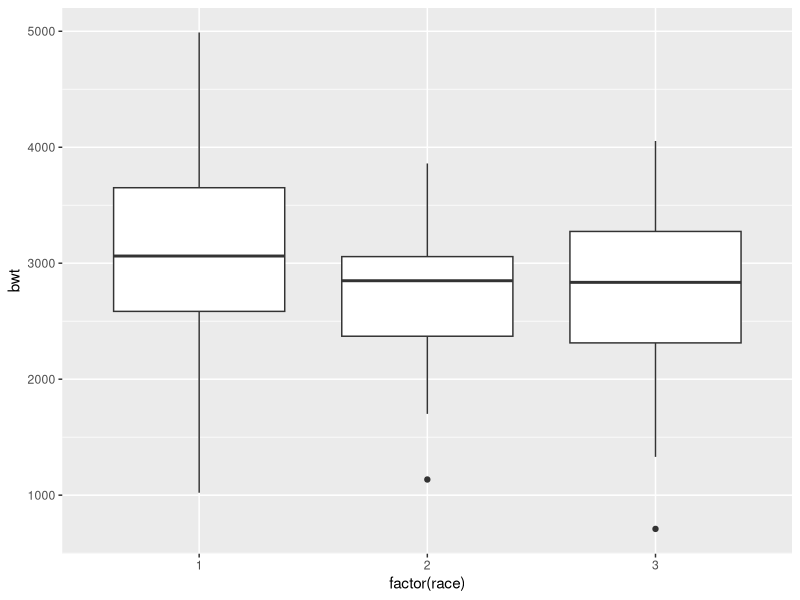
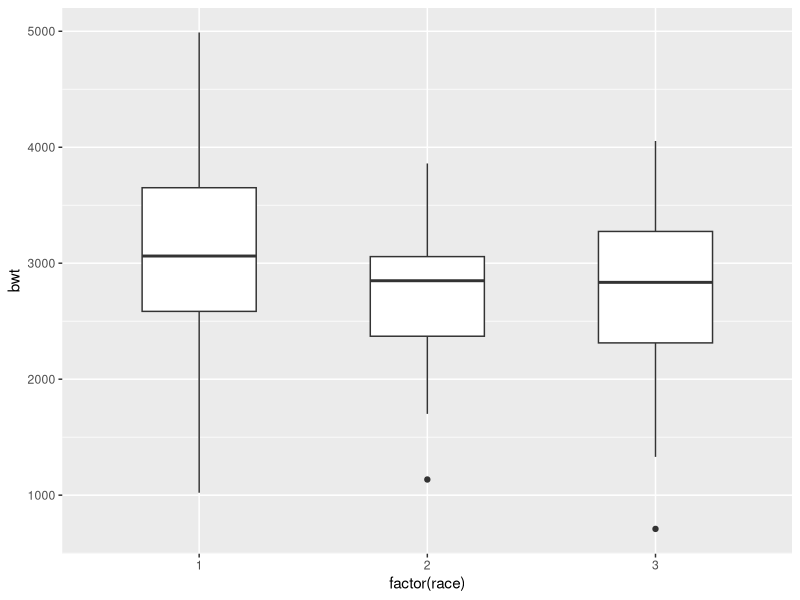
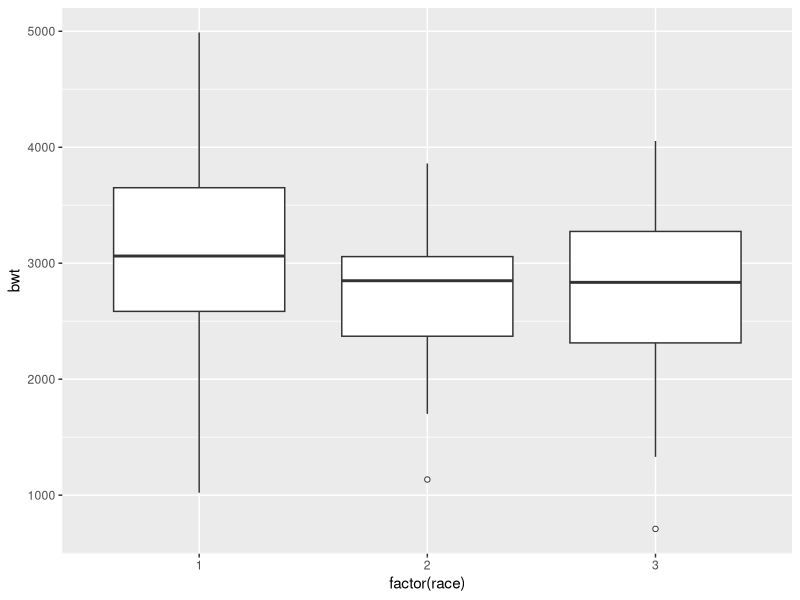
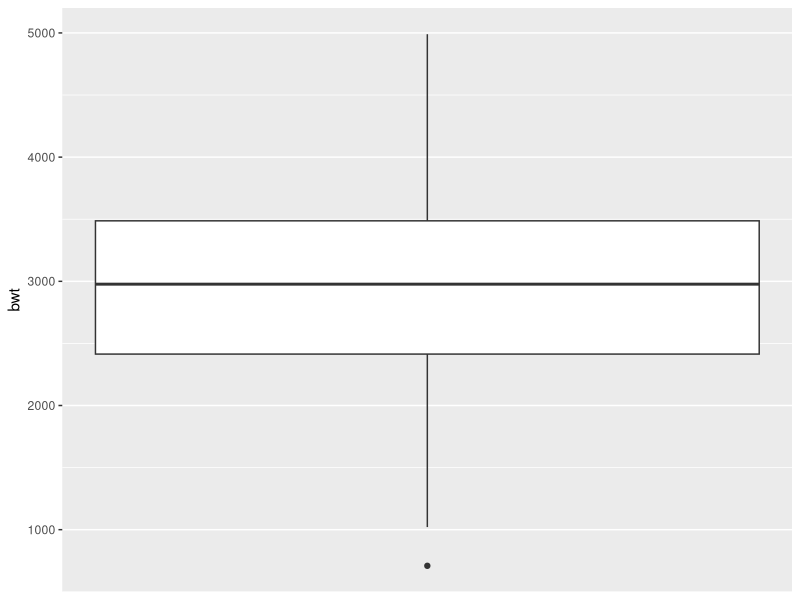
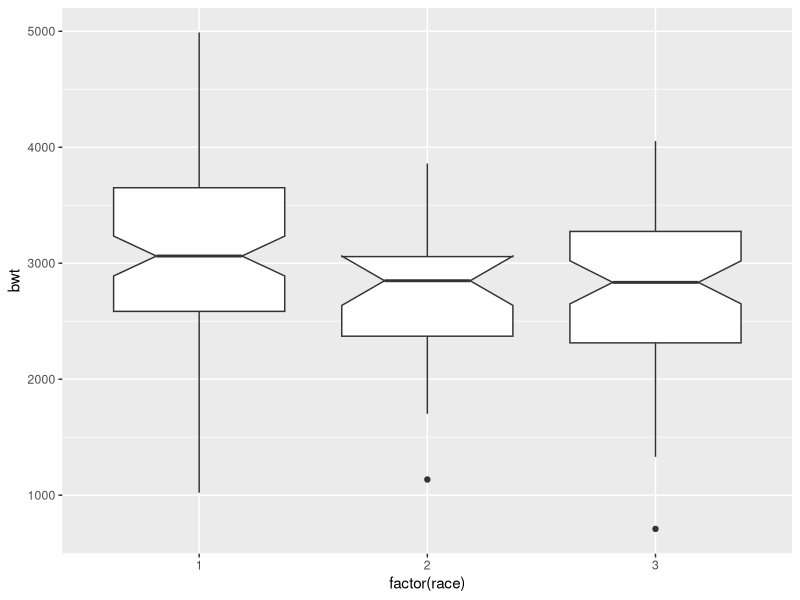
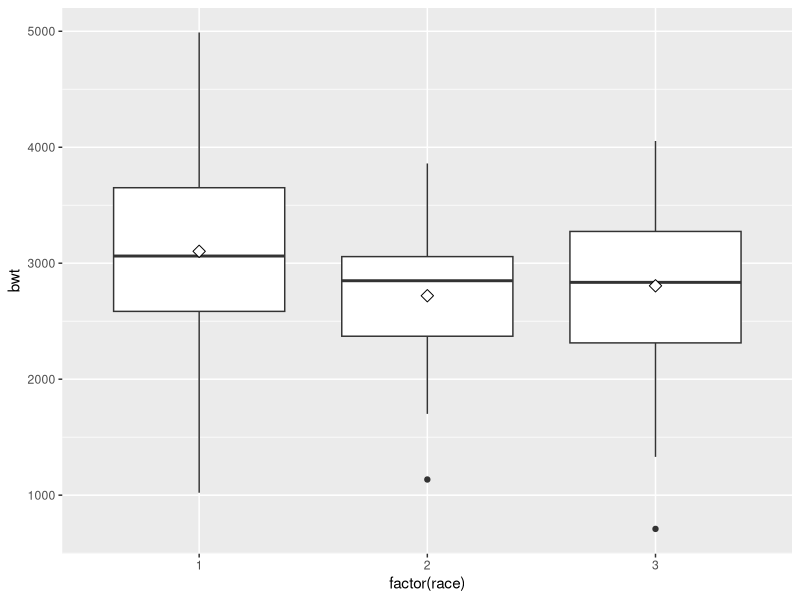

R code for these plots, in order:
#package install
install.packages(c("ggplot2", "gcookbook", "MASS", "dplyr"))
library(ggplot2)

#library(gcookbook)  # Load gcookbook for the pg_mean data set
library(MASS) # Load MASS for the birthwt data set

# Use factor() to convert a numeric variable into a discrete variable
ggplot(birthwt, aes(x = factor(race), y = bwt)) +
  geom_boxplot()

birthwt
#to change the width of boxes
ggplot(birthwt, aes(x = factor(race), y = bwt)) +
  geom_boxplot(width = .5)
#If there are many outliers and there is overplotting, 
#you can change the size and shape of the outlier points with outlier.size and outlier.shape. 
#The default size is 2 and the default shape is 16. This will use smaller points, and hollow circles
ggplot(birthwt, aes(x = factor(race), y = bwt)) +
  geom_boxplot(outlier.size = 1.5, outlier.shape = 21)

#To make a box plot of just a single group, we have to provide some arbitrary value for x; 
 #otherwise, ggplot won’t know what x coordinate to use for the box plot. 
 #In this case, we’ll set it to 1 and remove the x-axis tick markers and label
ggplot(birthwt, aes(x = 1, y = bwt)) +
  geom_boxplot() +
  scale_x_continuous(breaks = NULL) +
  theme(axis.title.x = element_blank())

##Adding Notches to a Box Plot
#Use geom_boxplot() and set notch = TRUE 
  
  
library(MASS) # Load MASS for the birthwt data set

ggplot(birthwt, aes(x = factor(race), y = bwt)) +
  geom_boxplot(notch = TRUE)

##Adding Means to a Box Plot
library(MASS) # Load MASS for the birthwt data set

ggplot(birthwt, aes(x = factor(race), y = bwt)) +
  geom_boxplot() +
  stat_summary(fun.y = "mean", geom = "point", shape = 23, size = 3, fill = "white")



